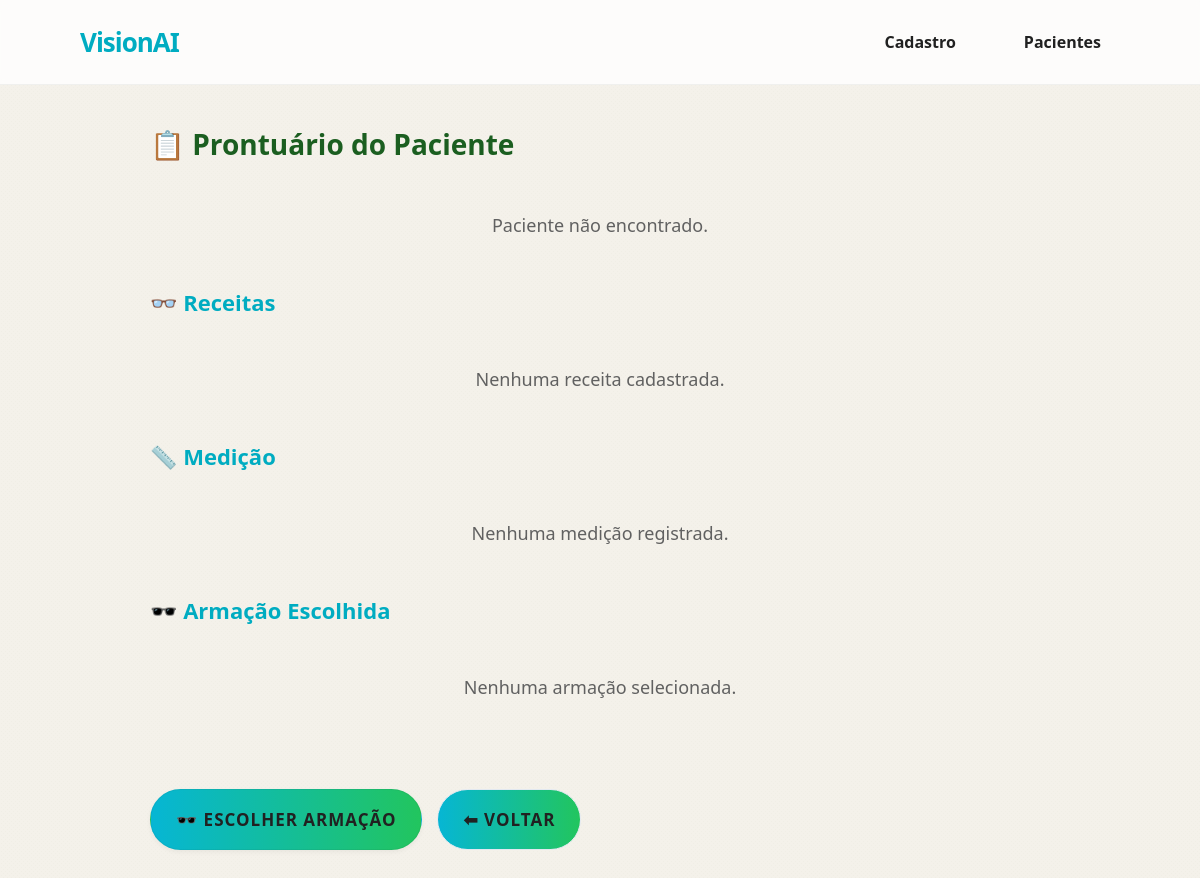
The page /prontuario/12 on the database as committed earlier.
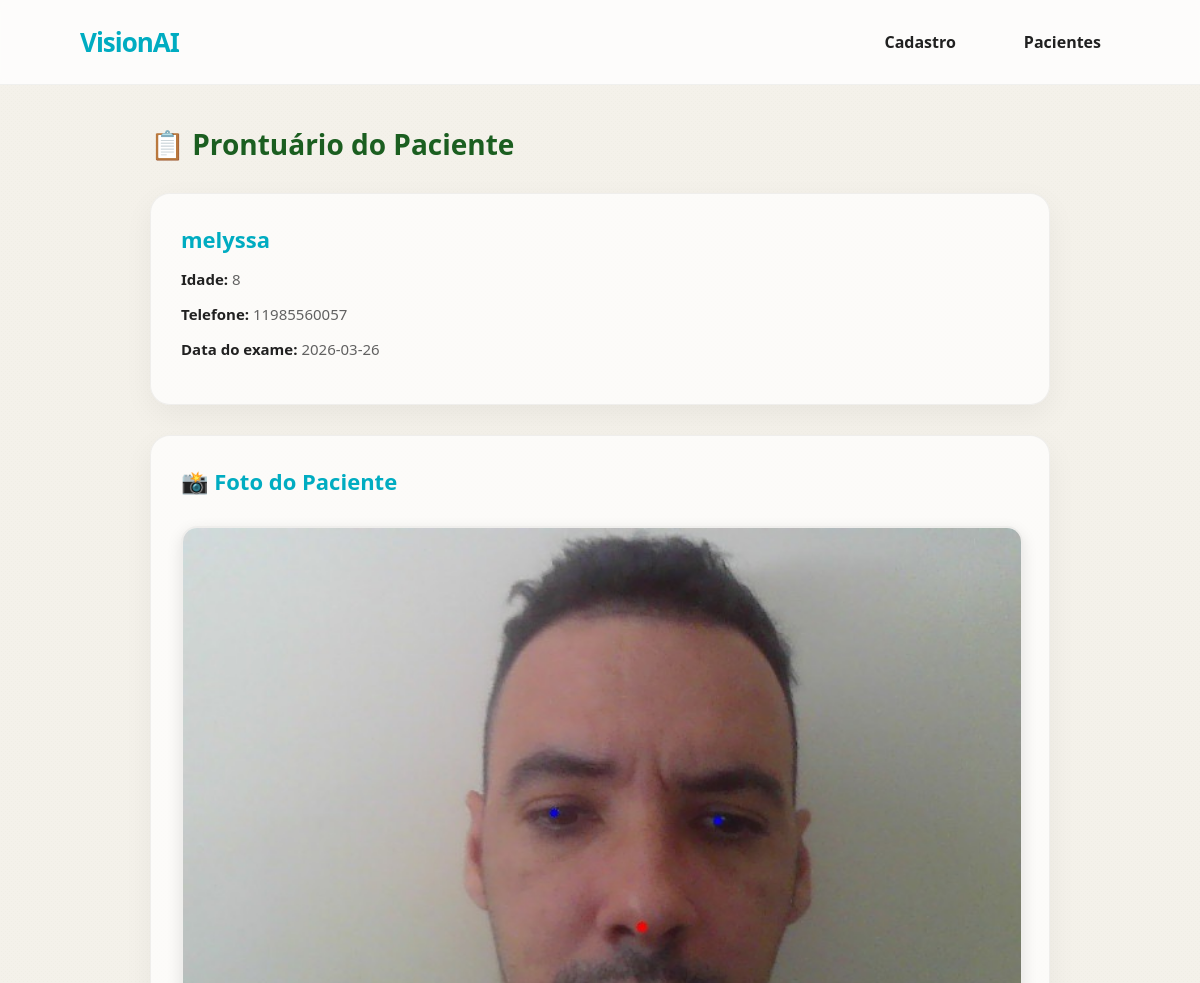
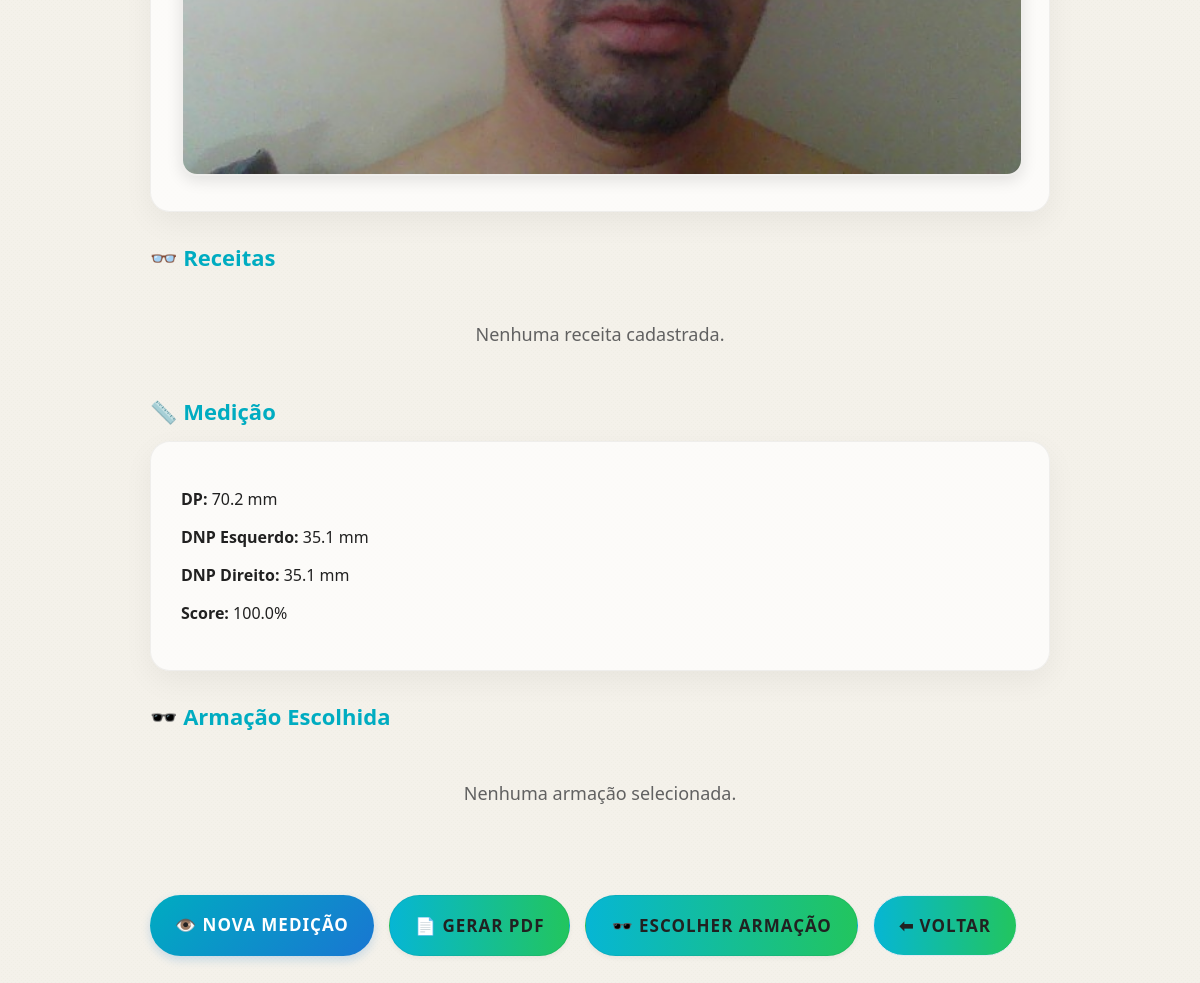
The same page on the database as committed later (2 pictures, top to bottom).
### tables this page shows
CREATE TABLE pacientes(
        id INTEGER PRIMARY KEY AUTOINCREMENT,
        nome TEXT NOT NULL,
        idade INTEGER,
        data_exame TEXT
    , telefone TEXT, foto TEXT, rg TEXT, data_nascimento TEXT, sexo TEXT);

CREATE TABLE medicoes(
        id INTEGER PRIMARY KEY AUTOINCREMENT,
        paciente_id INTEGER,
        dp REAL,
        dnp_e REAL,
        dnp_d REAL,
        score REAL,
        data TEXT, validacao_json TEXT, historico_json TEXT, foto_captura TEXT, caminho_imagem TEXT,
        FOREIGN KEY (paciente_id) REFERENCES pacientes(id)
    );

### app.py (the view)
@app.route("/prontuario/<int:id>")
def prontuario(id):
    import json
    conn = get_db()
    cursor = conn.cursor()
    cursor.execute("SELECT * FROM pacientes WHERE id=?", (id,))
    paciente = cursor.fetchone()
    paciente = dict(paciente) if paciente else None
    cursor.execute("SELECT * FROM receitas WHERE paciente_id=? ORDER BY id DESC", (id,))
    receitas = cursor.fetchall()
    receitas = [dict(r) for r in receitas]
    cursor.execute("SELECT * FROM medicoes WHERE paciente_id=? ORDER BY id DESC LIMIT 1", (id,))
    medicao = cursor.fetchone()
    medicao = dict(medicao) if medicao else None
    if medicao:
        if medicao.get("validacao_json"):
            medicao["validacao"] = json.loads(medicao["validacao_json"])
        else:
            medicao["validacao"] = None
        if medicao.get("historico_json"):
            medicao["historico"] = [float(x) for x in json.loads(medicao["historico_json"])]
        else:
            medicao["historico"] = None
    cursor.execute("""
        SELECT a.modelo, a.marca, a.tamanho, a.material
        FROM pedidos p
        JOIN armacoes a ON p.armacao = a.id
        WHERE p.paciente_id=?
        ORDER BY p.id DESC LIMIT 1
    """, (id,))
    armacao = cursor.fetchone()
    armacao = dict(armacao) if armacao else None
    conn.close()
    return render_template(
        "prontuario.html",
        paciente=paciente,
        receitas=receitas,
        medicao=medicao,
        armacao=armacao
    )

### app.py (called while the page is built)
def get_db():
    conn = conectar()
    conn.row_factory = lambda cursor, row: {col[0]: row[idx] for idx, col in enumerate(cursor.description)}
    return conn

### templates/prontuario.html (shortened to what this page needs)
<!DOCTYPE html>
<html lang="pt-BR">
<head>
    <link rel="stylesheet" href="{{ url_for('static', filename='visionai.css') }}">
</head>
<body>
<header>
    <div class="logo">VisionAI</div>
    <nav>
        <a href="/paciente">Cadastro</a>
        <a href="/pacientes">Pacientes</a>
    </nav>
</header>
<main>
    <div class="content-wrapper">
        <h1>📋 Prontuário do Paciente</h1>
        {% if paciente %}
        <div class="card">
            <h2>{{ paciente["nome"] }}</h2>
            <p class="info"><b>Idade:</b> {{ paciente["idade"] or "-" }}</p>
            <p class="info"><b>Telefone:</b> {{ paciente["telefone"] or "-" }}</p>
            <p class="info"><b>Data do exame:</b> {{ paciente["data_exame"] or "-" }}</p>
        </div>
        {% else %}
        <div class="sem-dados">
            <p>Paciente não encontrado.</p>
        </div>
        {% endif %}
        {% if paciente and paciente["foto"] %}
        <div class="card">
            <h2>📸 Foto do Paciente</h2>
            <img src="{{ url_for('static', filename=paciente['foto'].replace('static/', '')) }}" width="200" class="foto">
        </div>
        {% endif %}
        <h2>👓 Receitas</h2>
        {% if receitas %}
            {% for r in receitas %}
            <div class="card">
                <div class="grid">
                    <div class="olho">
                        <h3>Olho Direito (OD)</h3>
                        <p><b>Esférico:</b> {{ r["od_esf"] or "-" }}</p>
                        <p><b>Cilíndrico:</b> {{ r["od_cil"] or "-" }}</p>
                        <p><b>Eixo:</b> {{ r["od_eixo"] or "-" }}</p>
                    </div>
                    <div class="olho">
                        <h3>Olho Esquerdo (OE)</h3>
                        <p><b>Esférico:</b> {{ r["oe_esf"] or "-" }}</p>
                        <p><b>Cilíndrico:</b> {{ r["oe_cil"] or "-" }}</p>
                        <p><b>Eixo:</b> {{ r["oe_eixo"] or "-" }}</p>
                    </div>
                </div>
                <p class="adicao">Adição: {{ r["adicao"] or "-" }}</p>
            </div>
            {% endfor %}
        {% else %}
        <div class="sem-dados">
            <p>Nenhuma receita cadastrada.</p>
        </div>
        {% endif %}
        <h2>📏 Medição</h2>
        {% if medicao %}
        <div class="card">
            <p><b>DP:</b> {{ medicao["dp"] }} mm</p>
            <p><b>DNP Esquerdo:</b> {{ medicao["dnp_e"] }} mm</p>
            <p><b>DNP Direito:</b> {{ medicao["dnp_d"] }} mm</p>
            <p><b>Score:</b> {{ medicao["score"] }}%</p>
        </div>
        {% else %}
        <div class="sem-dados">
            <p>Nenhuma medição registrada.</p>
        </div>
        {% endif %}
        <h2>🕶️ Armação Escolhida</h2>
        {% if armacao %}
        <div class="card">
            <p><b>Marca:</b> {{ armacao["marca"] }}</p>
            <p><b>Modelo:</b> {{ armacao["modelo"] }}</p>
            <p><b>Tamanho:</b> {{ armacao["tamanho"] }}</p>
            <p><b>Material:</b> {{ armacao["material"] }}</p>
        </div>
        {% else %}
        <div class="sem-dados">
            <p>Nenhuma armação selecionada.</p>
        </div>
        {% endif %}
        <div class="acoes">
            {% if paciente %}
            <a class="btn btn-primario" href="/medicao?paciente_id={{ paciente['id'] }}">
                👁️ Nova Medição
            </a>
            <a class="btn btn-acao" href="/gerar_pdf/{{ paciente['id'] }}">
                📄 Gerar PDF
            </a>
            {% endif %}
            <a class="btn btn-acao" href="/armacao">
                🕶️ Escolher Armação
            </a>
            <a class="btn btn-sec" href="/dashboard">
                ⬅ Voltar
            </a>
        </div>
    </div>
</main>
</body>
</html>

Rows that differ between the two databases and show on the page:
added pacientes: nome "melyssa", idade "8", telefone "11985560057", data_exame "2026-03-26", foto (picture)
now on this page (row unchanged): medicoes: dp "70.2", dnp_e "35.1", dnp_d "35.1", score "100.0"
Other text that changed with them:
text no longer shown: "Paciente não encontrado. Nenhuma medição registrada."
text now shown: "Idade: Telefone: Data do exame: 📸 Foto do Paciente DP: mm DNP Esquerdo: mm DNP Direito: mm Score: % 👁️ NOVA MEDIÇÃO 📄 GERAR PDF"
